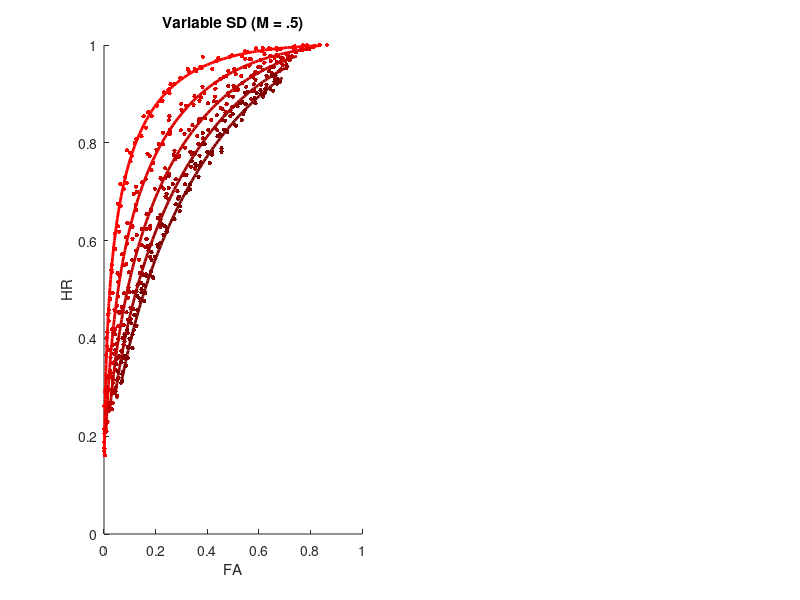

Here is the MATLAB script that generated this plot: (Note: this script raises an error after producing the figure.)
function assignment5

%% STEP 1 A/B
close all
rng('shuffle', 'twister');

% Parameters:
dotCorr = .5;
dotSD = .5;
nTrials = 1000;

% Criterion values
rightCrit = linspace(-1,1,100);

% Plot ROCs
% First varying dotSD
axis square
fig(1) = figure(1);
subplot(1,2,1)
additive = [0 .125 .25 .375 .5];
colors = [linspace(1,.5,length(additive))' zeros(length(additive),1) zeros(length(additive),1)];
hold on
for j = 1:length(additive)
        for i = 1:length(rightCrit)
            simHR(i) = sum(normrnd(dotCorr, dotSD+additive(j), 1, nTrials) ...
                           > rightCrit(i)) / nTrials;
            simFA(i) = sum(normrnd(-dotCorr, dotSD+additive(j), 1, nTrials) ...
                           > rightCrit(i)) / nTrials;
        end

        % Plot Simulation
        plot(simFA,simHR, '.', 'Color', colors(j,:), 'MarkerSize', 10);
        
        % Compute and plot theoretical values
        [theoryHR theoryFA] = theoryROC(dotCorr,dotSD+additive(j),rightCrit);
        h(j) = plot(theoryFA, theoryHR, 'Color', colors(j,:), 'LineWidth', 2);
end
title('Variable SD (M = .5)');
xlabel('FA');
ylabel('HR');
legend(h, '0.50 (dotSD)', '0.73', '0.75', '0.88', '1.00', 'Location', 'SE');
set(gca,'FontSize',16);
hold off

% Then varying dotCorr
colors = [zeros(length(additive),1) linspace(1,.5,length(additive))' zeros(length(additive),1)];
subplot(1,2,2)
hold on
for j = 1:length(additive)
    simHR = zeros(1,length(rightCrit));
    simFA = zeros(1,length(rightCrit));
    for i = 1:length(rightCrit)
        % Simulated values
        simHR(i) = sum(normrnd(dotCorr+additive(j), dotSD, 1, nTrials) ...
                       > rightCrit(i)) / nTrials;
        simFA(i) = sum(normrnd(-abs(dotCorr+additive(j)), dotSD, 1, nTrials) ...
                       > rightCrit(i)) / nTrials;
        
    end

    % Plot Simulation
    plot(simFA,simHR, '.', 'Color', colors(j,:), 'MarkerSize', 10);
        
    % Compute and plot theoretical values
    clear theoryHR theoryFA
    [theoryHR theoryFA] = theoryROC(dotCorr+additive(j),dotSD,rightCrit);
    h(j) = plot(theoryFA, theoryHR, 'Color', colors(j,:), 'LineWidth', 2);
end
title('Variable Mean (SD = .5)');
xlabel('FA');
ylabel('HR');
legend(h, '0.50 (dotCorr)', '0.73', '0.75', '0.88', '1.00', 'Location', 'SE');
set(gca,'FontSize',16);
hold off




%% STEP 2
% Calculate payoff given diff outcome weights and probability of stimulus going right

% Parameters
Vh =     [0 1];
Vfa =    [-1 -1];
Vm =     [-2 -1];
Vcr =    [0 3];
pRight = [.5 .6];

fig(2) = figure(2);
for k = 1:2
    for i = 1:length(rightCrit)
        payoff(k,i) = calcPayoff(dotCorr, dotSD, pRight(k), Vh(k), Vfa(k), Vm(k), Vcr(k), rightCrit(i));
    end
end
hold on
plot(rightCrit, payoff(1,:),'r','LineWidth',2);
plot(rightCrit, payoff(2,:),'g','LineWidth',2);
title('Estimated Payoffs');
xlabel('Criterion Resp. "Right"');
ylabel('Payoff');
legend(sprintf('pr(%1.1f) Vh(%d) Vfa(%d) Vm(%d) Vcr(%d)',pRight(1),Vh(1),Vfa(1),Vm(1),Vcr(1)), ...
       sprintf('pr(%1.1f) Vh(%d) Vfa(%d) Vm(%d) Vcr(%d)',pRight(2),Vh(2),Vfa(2),Vm(2),Vcr(2)), ...
       'Location', 'SW');
set(gca,'FontSize',16);
hold off




%% STEP 3
% Calculate "theoretical" and data dPrime
newDotCorrs = linspace(0,1,100);
newDotSDs = linspace(0,1,100);

fig(3) = figure(3);
% Varying dotCorr
hold on
for i = 1:length(newDotCorrs)
    [dPrime(i) dPrimeData(i)] = calcdPrime(newDotCorrs(i), dotSD, rightCrit);
end
h3(1) = plot(dPrime, dPrimeData,'ro','MarkerSize',10);

% Varying dotSD
for i = 1:length(newDotSDs(i))
    [dPrime(i) dPrimeData(i)] = calcdPrime(dotCorr, newDotSDs(i), rightCrit);
end
h3(2) = plot(dPrime, dPrimeData,'g.','MarkerSize',10);
title('d'' vs d''Data');
xlabel('d''');
ylabel('d''Data');
legend(h3, 'dotCorrs 0 -> 1', 'dotSD 0 -> 1', 'Location', 'SE');
set(gca,'Fontsize',16);
hold off




%% STEP 4
fig(4) = figure(4);

% Parameters
rightCrit = 0;
pRight = .75;
dotSD = .5;
dotCorr = linspace(0,1,100);
nTrials = 1000;
nRightTrials = nTrials * pRight

hold on
% Simulate Y/N Correct Probability
% For each dot correlation
trial = [];
resp = [];
pCorrYN = [];
for i = 1:length(dotCorr)
    trial(i,:) = shuffle([repmat(dotCorr(i),1,nRightTrials) repmat(-dotCorr(i),1,nTrials-nRightTrials)]);
    % For each trial
    for j = 1:length(trial)
        % Simulate response
        resp(i,j) = normrnd(trial(i,j),dotSD) > rightCrit;
    end
    pCorrYN(i,1) = sum(resp(i,:) == (trial(i,:)>0)) / nTrials;
    
    % Calculate ROC
    [HR FA] = theoryROC(dotCorr(i), dotSD, linspace(-1,1,100));
    AREA(i) = trapz(HR,FA)+1;
end
h4(1) = plot(dotCorr,pCorrYN','.r','MarkerSize',10);

% Simulate 2AFC Correct Probability
respSig = [];
respNoise = [];
pCorrAFC = [];
% For each dot correlation
for i = 1:length(dotCorr)
    % Simulate a response to each dot patch
    respSig(i,:) = normrnd(dotCorr(i),dotSD,1,nTrials);   % "Signal Patch"
    respNoise(i,:) = normrnd(-dotCorr(i),dotSD,1,nTrials);  % "Noise Patch"
    pCorrAFC(i,1) = sum(respSig(i,:) > respNoise(i,:)) / nTrials;
    
    % Calculate d'
    dPrimeAFC(i) = abs((dotCorr(i) - (-dotCorr(i)))/dotSD);
end
h4(2) = plot(dotCorr,pCorrAFC','.g','MarkerSize',10);
h4(3) = plot(dotCorr,AREA,'g','LineWidth',2);
title('p(Correct) in 2AFC vs Y/N Simulations');
xlabel('Dot Correlations');
ylabel('p(Correct)');
legend(h4, 'Y/N', '2AFC','ROC Area', 'Location', 'SE');
set(gca,'FontSize',16);
hold off

% Plot d' vs Percent Correct
fig(5) = figure(5);
plot(dPrimeAFC,pCorrAFC','LineWidth',2);
title('2AFC d'' vs Percent Correct');
xlabel('d''');
ylabel('p(Correct)');
set(gca,'FontSize',16);

% Print out figs to file
for i = 1:length(fig)
    print(fig(i), sprintf('A5_Fig%d.pdf',i), '-dpdf');
end


    

return












%%%%%%%%%%%%%%%%%%%%%%%%%%%%%%%%%%%%%%%%%%%%%%%%%%%%%%%%%%%%%%%%%%%%%%%%%%%%%%%%%%%%%%%%%%%%%%



function [dPrime dPrimeData] = calcdPrime(dotCorr, dotSD, rightCrit)
% Calculate dPrime for a given dotCorr and dotSD

% First get HR and FR
[HR FA] = theoryROC(dotCorr, dotSD, rightCrit);

% Then calculate d' for data
dPrimeData = mode(abs(norminv(HR) - norminv(FA)));

% Calculate theoretical dPrime?
dPrime = abs((dotCorr - (-dotCorr))/dotSD);

return



function payoff = calcPayoff(dotCorr, dotSD, pRight, Vh, Vfa, Vm, Vcr, rightCrit)
% Calculate payoff given payoff for outcomes, probability of a right-stimulus, dotCorr, dotSD

% First get HR and FR
[HR FA] = theoryROC(dotCorr, dotSD, rightCrit);
%keyboard

% Prior odds of stim:
pS = pRight;
pN = 1 - pRight;

% Probabilities of different outcomes (probability of a certain response given conditional prob)
pHit = HR * pS;
pFA = FA * pN;
pMiss = (1 - HR) * pS;
pCR = (1 - FA) * pN;

% Calculate payoff (sum of weighted outcome probabilities)?
payoff =  (pHit * Vh) + (pFA * Vfa) + (pMiss * Vm) + (pCR * Vcr);

return



function [HR FA] = theoryROC(dotCorr, dotSD, rightCrit)
% Calculate theoretical HR and FA
% (normcdf calculates the position in the probability distribution of the criterion)

HR = 1 - normcdf(rightCrit,repmat(dotCorr,1,length(rightCrit)),repmat(dotSD,1,length(rightCrit)));
FA = 1 - normcdf(rightCrit,repmat(-dotCorr,1,length(rightCrit)),repmat(dotSD,1,length(rightCrit)));

return











